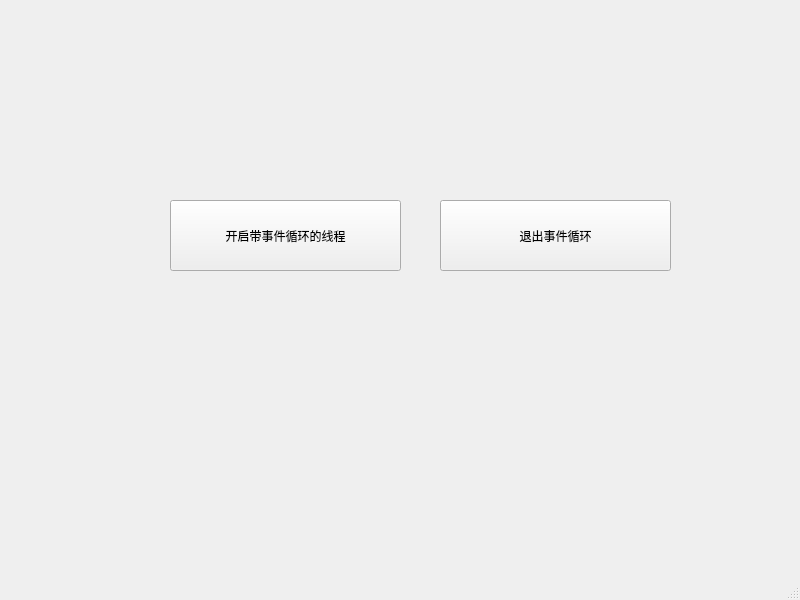
<?xml version="1.0" encoding="UTF-8"?>
<ui version="4.0">
 <class>MainWindow</class>
 <widget class="QMainWindow" name="MainWindow">
  <property name="geometry">
   <rect>
    <x>0</x>
    <y>0</y>
    <width>800</width>
    <height>600</height>
   </rect>
  </property>
  <property name="windowTitle">
   <string>MainWindow</string>
  </property>
  <widget class="QWidget" name="centralwidget">
   <widget class="QPushButton" name="startButton">
    <property name="geometry">
     <rect>
      <x>170</x>
      <y>200</y>
      <width>231</width>
      <height>71</height>
     </rect>
    </property>
    <property name="text">
     <string>开启带事件循环的线程</string>
    </property>
   </widget>
   <widget class="QPushButton" name="exitButton">
    <property name="geometry">
     <rect>
      <x>440</x>
      <y>200</y>
      <width>231</width>
      <height>71</height>
     </rect>
    </property>
    <property name="text">
     <string>退出事件循环</string>
    </property>
   </widget>
  </widget>
  <widget class="QMenuBar" name="menubar">
   <property name="geometry">
    <rect>
     <x>0</x>
     <y>0</y>
     <width>800</width>
     <height>26</height>
    </rect>
   </property>
  </widget>
  <widget class="QStatusBar" name="statusbar"/>
 </widget>
 <resources/>
 <connections/>
</ui>
